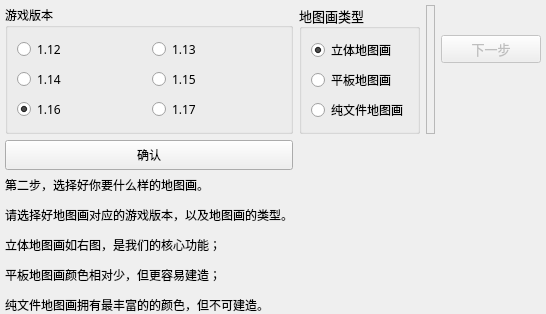
        <widget class="QWidget" name="PageType">
         <layout class="QGridLayout" name="gridLayout_3" rowstretch="0,0,0">
          <property name="leftMargin">
           <number>5</number>
          </property>
          <property name="topMargin">
           <number>5</number>
          </property>
          <property name="rightMargin">
           <number>5</number>
          </property>
          <property name="bottomMargin">
           <number>0</number>
          </property>
          <item row="0" column="3">
           <layout class="QVBoxLayout" name="verticalLayout_7">
            <item>
             <widget class="QPushButton" name="NextPage2">
              <property name="enabled">
               <bool>false</bool>
              </property>
              <property name="sizePolicy">
               <sizepolicy hsizetype="Fixed" vsizetype="Fixed">
                <horstretch>0</horstretch>
                <verstretch>0</verstretch>
               </sizepolicy>
              </property>
              <property name="minimumSize">
               <size>
                <width>100</width>
                <height>20</height>
               </size>
              </property>
              <property name="font">
               <font>
                <family>微软雅黑</family>
                <pointsize>10</pointsize>
               </font>
              </property>
              <property name="text">
               <string>下一步</string>
              </property>
             </widget>
            </item>
            <item>
             <spacer name="verticalSpacer_69">
              <property name="orientation">
               <enum>Qt::Vertical</enum>
              </property>
              <property name="sizeType">
               <enum>QSizePolicy::Preferred</enum>
              </property>
              <property name="sizeHint" stdset="0">
               <size>
                <width>20</width>
                <height>40</height>
               </size>
              </property>
             </spacer>
            </item>
           </layout>
          </item>
          <item row="2" column="0">
           <widget class="QLabel" name="label_8">
            <property name="sizePolicy">
             <sizepolicy hsizetype="Minimum" vsizetype="Expanding">
              <horstretch>0</horstretch>
              <verstretch>0</verstretch>
             </sizepolicy>
            </property>
            <property name="font">
             <font>
              <family>微软雅黑</family>
             </font>
            </property>
            <property name="styleSheet">
             <string notr="true">backgroundcolor: rgb(255, 255, 255);</string>
            </property>
            <property name="text">
             <string>&lt;html&gt;&lt;head/&gt;&lt;body&gt;&lt;p align=&quot;justify&quot;&gt;第二步，选择好你要什么样的地图画。&lt;/p&gt;&lt;p align=&quot;justify&quot;&gt;请选择好地图画对应的游戏版本，以及地图画的类型。&lt;/p&gt;&lt;p align=&quot;justify&quot;&gt;立体地图画如右图，是我们的核心功能；&lt;/p&gt;&lt;p align=&quot;justify&quot;&gt;平板地图画颜色相对少，但更容易建造；&lt;/p&gt;&lt;p align=&quot;justify&quot;&gt;纯文件地图画拥有最丰富的的颜色，但不可建造。&lt;/p&gt;&lt;/body&gt;&lt;/html&gt;</string>
            </property>
            <property name="wordWrap">
             <bool>true</bool>
            </property>
           </widget>
          </item>
          <item row="0" column="0">
           <widget class="QGroupBox" name="BoxGameVersion">
            <property name="sizePolicy">
             <sizepolicy hsizetype="Minimum" vsizetype="Minimum">
              <horstretch>0</horstretch>
              <verstretch>0</verstretch>
             </sizepolicy>
            </property>
            <property name="font">
             <font>
              <family>微软雅黑</family>
              <pointsize>9</pointsize>
             </font>
            </property>
            <property name="title">
             <string>游戏版本</string>
            </property>
            <layout class="QGridLayout" name="gridLayout_10">
             <item row="0" column="1">
              <widget class="QRadioButton" name="isGame13">
               <property name="font">
                <font>
                 <family>微软雅黑</family>
                </font>
               </property>
               <property name="text">
                <string>1.13</string>
               </property>
              </widget>
             </item>
             <item row="0" column="0">
              <widget class="QRadioButton" name="isGame12">
               <property name="font">
                <font>
                 <family>微软雅黑</family>
                </font>
               </property>
               <property name="text">
                <string>1.12</string>
               </property>
              </widget>
             </item>
             <item row="3" column="0">
              <widget class="QRadioButton" name="isGame16">
               <property name="font">
                <font>
                 <family>微软雅黑</family>
                 <pointsize>9</pointsize>
                </font>
               </property>
               <property name="text">
                <string>1.16</string>
               </property>
               <property name="checked">
                <bool>true</bool>
               </property>
              </widget>
             </item>
             <item row="1" column="0">
              <widget class="QRadioButton" name="isGame14">
               <property name="font">
                <font>
                 <family>微软雅黑</family>
                </font>
               </property>
               <property name="text">
                <string>1.14</string>
               </property>
              </widget>
             </item>
             <item row="1" column="1">
              <widget class="QRadioButton" name="isGame15">
               <property name="font">
                <font>
                 <family>微软雅黑</family>
                 <pointsize>9</pointsize>
                </font>
               </property>
               <property name="text">
                <string>1.15</string>
               </property>
               <property name="checked">
                <bool>false</bool>
               </property>
              </widget>
             </item>
             <item row="3" column="1">
              <widget class="QRadioButton" name="isGame17">
               <property name="enabled">
                <bool>true</bool>
               </property>
               <property name="font">
                <font>
                 <family>微软雅黑</family>
                </font>
               </property>
               <property name="text">
                <string>1.17</string>
               </property>
              </widget>
             </item>
            </layout>
           </widget>
          </item>
          <item row="0" column="1">
           <widget class="QGroupBox" name="BoxMapType">
            <property name="sizePolicy">
             <sizepolicy hsizetype="Minimum" vsizetype="Minimum">
              <horstretch>0</horstretch>
              <verstretch>0</verstretch>
             </sizepolicy>
            </property>
            <property name="font">
             <font>
              <family>微软雅黑</family>
              <pointsize>10</pointsize>
             </font>
            </property>
            <property name="title">
             <string>地图画类型</string>
            </property>
            <layout class="QVBoxLayout" name="verticalLayout_5">
             <item>
              <widget class="QRadioButton" name="isMapSurvival">
               <property name="font">
                <font>
                 <family>微软雅黑</family>
                 <pointsize>9</pointsize>
                </font>
               </property>
               <property name="text">
                <string>立体地图画</string>
               </property>
               <property name="checked">
                <bool>true</bool>
               </property>
              </widget>
             </item>
             <item>
              <widget class="QRadioButton" name="isMapFlat">
               <property name="font">
                <font>
                 <family>微软雅黑</family>
                 <pointsize>9</pointsize>
                </font>
               </property>
               <property name="text">
                <string>平板地图画</string>
               </property>
              </widget>
             </item>
             <item>
              <widget class="QRadioButton" name="isMapCreative">
               <property name="font">
                <font>
                 <family>微软雅黑</family>
                 <pointsize>9</pointsize>
                </font>
               </property>
               <property name="text">
                <string>纯文件地图画</string>
               </property>
              </widget>
             </item>
            </layout>
           </widget>
          </item>
          <item row="0" column="2">
           <widget class="QLabel" name="IntroType">
            <property name="sizePolicy">
             <sizepolicy hsizetype="Expanding" vsizetype="Preferred">
              <horstretch>0</horstretch>
              <verstretch>0</verstretch>
             </sizepolicy>
            </property>
            <property name="frameShape">
             <enum>QFrame::StyledPanel</enum>
            </property>
            <property name="text">
             <string/>
            </property>
            <property name="wordWrap">
             <bool>true</bool>
            </property>
           </widget>
          </item>
          <item row="1" column="0">
           <widget class="QPushButton" name="confirmType">
            <property name="minimumSize">
             <size>
              <width>0</width>
              <height>30</height>
             </size>
            </property>
            <property name="text">
             <string>确认</string>
            </property>
           </widget>
          </item>
          <item row="1" column="1" rowspan="2" colspan="3">
           <widget class="QLabel" name="label_11">
            <property name="sizePolicy">
             <sizepolicy hsizetype="Expanding" vsizetype="Expanding">
              <horstretch>0</horstretch>
              <verstretch>0</verstretch>
             </sizepolicy>
            </property>
            <property name="text">
             <string/>
            </property>
            <property name="pixmap">
             <pixmap resource="Pics.qrc">:/new/Pic/BG3.png</pixmap>
            </property>
            <property name="scaledContents">
             <bool>true</bool>
            </property>
           </widget>
          </item>
         </layout>
        </widget>
